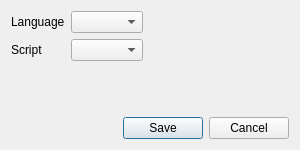
<?xml version="1.0" encoding="UTF-8"?>
<ui version="4.0">
 <class>LanguageScriptDialog</class>
 <widget class="QDialog" name="LanguageScriptDialog">
  <property name="windowModality">
   <enum>Qt::ApplicationModal</enum>
  </property>
  <property name="geometry">
   <rect>
    <x>0</x>
    <y>0</y>
    <width>300</width>
    <height>150</height>
   </rect>
  </property>
  <property name="focusPolicy">
   <enum>Qt::StrongFocus</enum>
  </property>
  <property name="windowTitle">
   <string>Preferred Language/Script</string>
  </property>
  <property name="modal">
   <bool>true</bool>
  </property>
  <layout class="QVBoxLayout" name="verticalLayout_2">
   <item>
    <layout class="QHBoxLayout" name="horizontalLayout">
     <item>
      <layout class="QFormLayout" name="formLayout">
       <property name="fieldGrowthPolicy">
        <enum>QFormLayout::FieldsStayAtSizeHint</enum>
       </property>
       <item row="0" column="0">
        <widget class="QLabel" name="language_label">
         <property name="text">
          <string>Language</string>
         </property>
        </widget>
       </item>
       <item row="0" column="1">
        <widget class="QComboBox" name="language_combo_box"/>
       </item>
       <item row="1" column="0">
        <widget class="QLabel" name="script_label">
         <property name="text">
          <string>Script</string>
         </property>
        </widget>
       </item>
       <item row="1" column="1">
        <widget class="QComboBox" name="script_combo_box"/>
       </item>
      </layout>
     </item>
    </layout>
   </item>
   <item>
    <widget class="QDialogButtonBox" name="buttonbox">
     <property name="sizePolicy">
      <sizepolicy hsizetype="Minimum" vsizetype="Fixed">
       <horstretch>150</horstretch>
       <verstretch>0</verstretch>
      </sizepolicy>
     </property>
     <property name="minimumSize">
      <size>
       <width>150</width>
       <height>0</height>
      </size>
     </property>
     <property name="orientation">
      <enum>Qt::Horizontal</enum>
     </property>
     <property name="standardButtons">
      <set>QDialogButtonBox::Cancel|QDialogButtonBox::Save</set>
     </property>
    </widget>
   </item>
  </layout>
 </widget>
 <resources/>
 <connections>
  <connection>
   <sender>buttonbox</sender>
   <signal>accepted()</signal>
   <receiver>LanguageScriptDialog</receiver>
   <slot>accept()</slot>
   <hints>
    <hint type="sourcelabel">
     <x>248</x>
     <y>254</y>
    </hint>
    <hint type="destinationlabel">
     <x>157</x>
     <y>274</y>
    </hint>
   </hints>
  </connection>
  <connection>
   <sender>buttonbox</sender>
   <signal>rejected()</signal>
   <receiver>LanguageScriptDialog</receiver>
   <slot>reject()</slot>
   <hints>
    <hint type="sourcelabel">
     <x>316</x>
     <y>260</y>
    </hint>
    <hint type="destinationlabel">
     <x>286</x>
     <y>274</y>
    </hint>
   </hints>
  </connection>
 </connections>
</ui>
